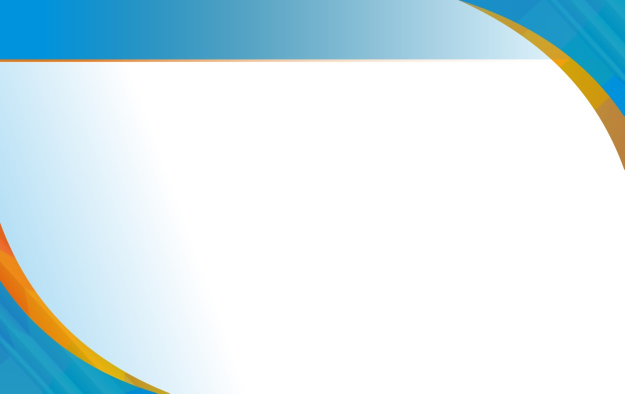
#> input picture exam.jpg, 1249 x 787 px (shown at 1/2 size)
$ python Pillow_generate_text_to_image.py
#> lines starting #> are read from the running program, lines starting #| are printed output that depends on the picture
from PIL import Image, ImageDraw, ImageFont

image = Image.open('exam.jpg')
#> image is the input picture: PIL image 1249x787 RGB; mean R, G, B 213.6, 232.9, 238.9
font_type = ImageFont.truetype('Arial.ttf', 75)
font_type_2 = ImageFont.truetype('Arial.ttf', 50)
font_type_3 = ImageFont.truetype('Arial.ttf', 40)
font_type_4 = ImageFont.truetype('Arial.ttf', 30)
font_type_5 = ImageFont.truetype('Arial.ttf', 39)
draw = ImageDraw.Draw(image)
draw.text(xy=(350, 50),text="CERTIFICATE",fill=(0,0,0),font=font_type)
draw.text(xy=(200, 150), text="Name", fill=(0, 0, 0), font=font_type_2)
draw.text(xy=(200, 210), text="Score", fill=(0, 0, 0), font=font_type_2)
draw.text(xy=(200, 270), text="Address", fill=(0, 0, 0), font=font_type_2)
draw.text(xy=(350, 157), text=":", fill=(0, 0, 0), font=font_type_3)
draw.text(xy=(350, 216), text=":", fill=(0, 0, 0), font=font_type_3)
draw.text(xy=(400, 278), text=":", fill=(0, 0, 0), font=font_type_3)
draw.text(xy=(385, 162), text="", fill=(0, 0, 0), font=font_type_3)
draw.text(xy=(385, 219), text="", fill=(0, 0, 0), font=font_type_3)
draw.text(xy=(430, 282), text="", fill=(0, 0, 0), font=font_type_3)
draw.text(xy=(500, 350), text="Course!!!", fill=(0, 0, 0), font=font_type_5)
draw.text(xy=(255, 400), text="anda telah menyelesaikan pembelajaran scratch part 1", fill=(0, 0, 0),font=font_type_4)
image.show()
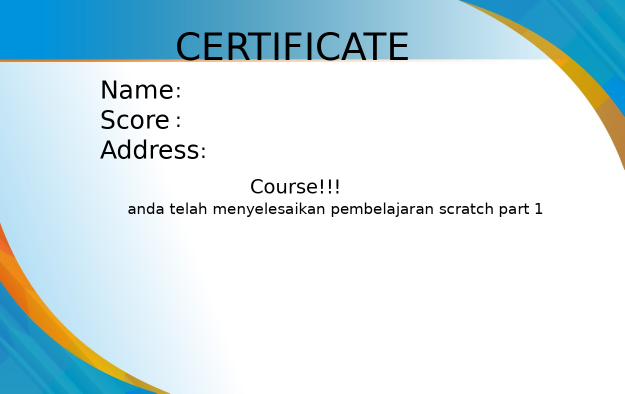
#> shown: PIL image 1249x787 RGB (shown at 1/2 size); mean R, G, B 209.6, 228.3, 234.1
